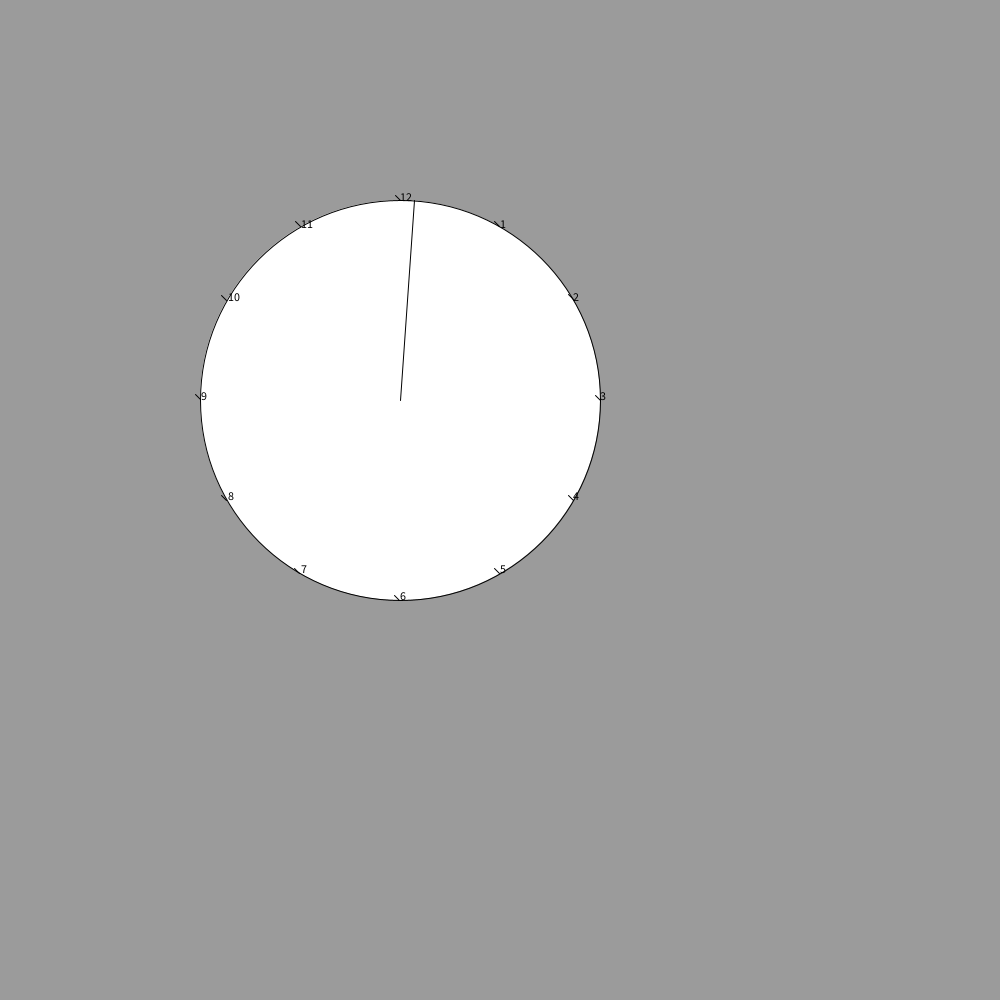
Frame 1 (no input)
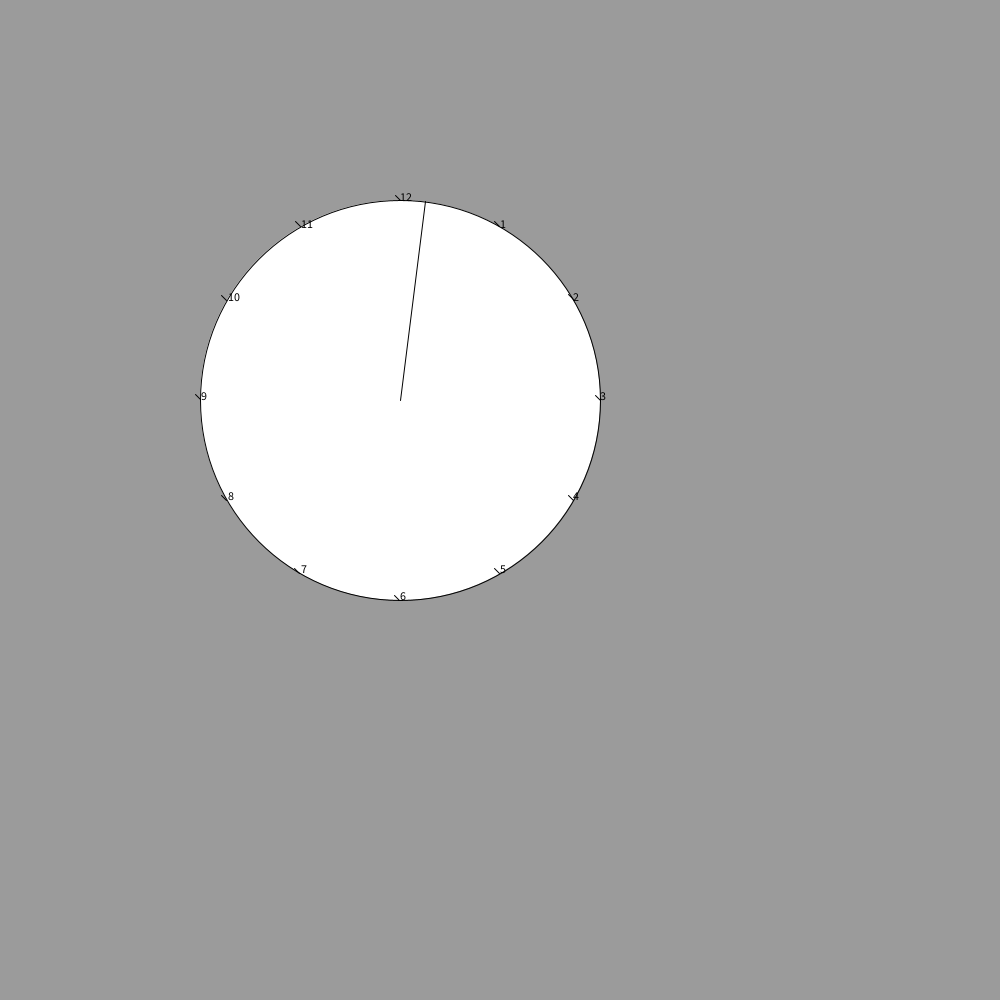
Frame 60 (the mouse pressed at the canvas centre just before this capture)
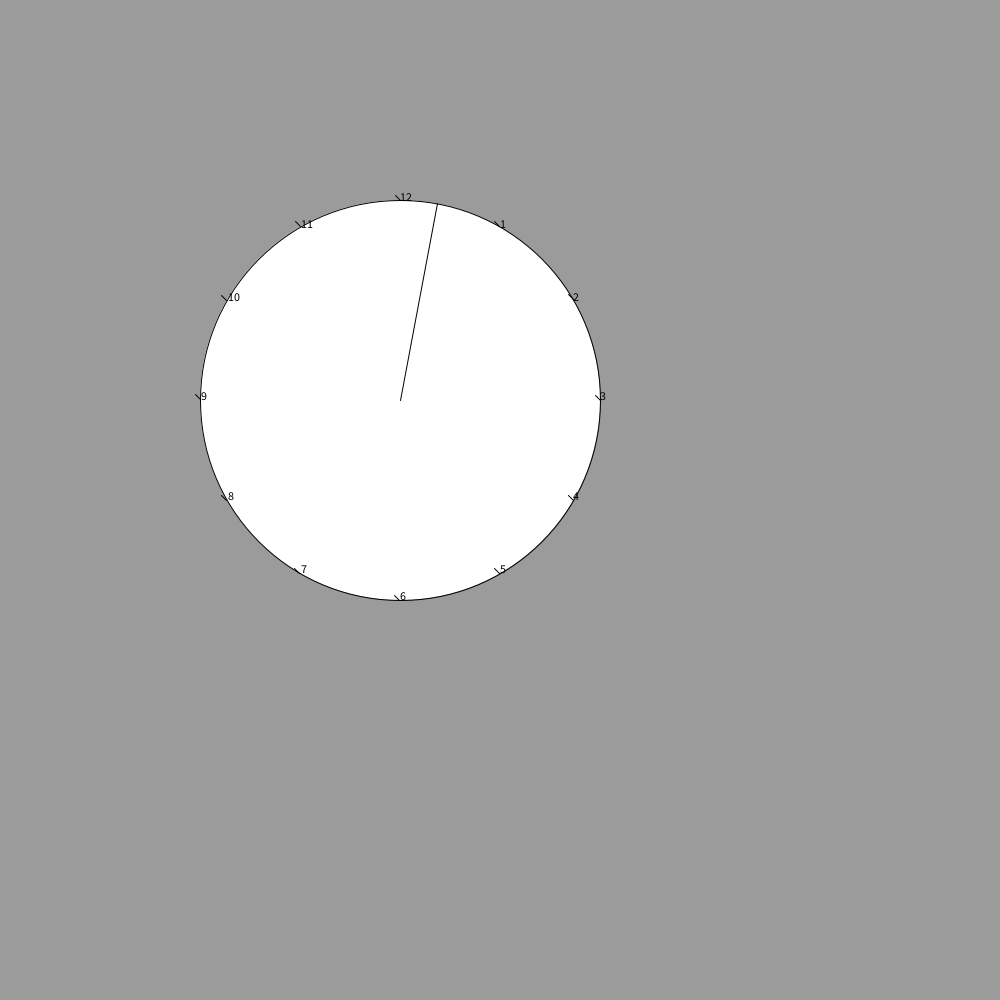
Frame 120 (the mouse held since frame 60 and released just before this capture)

The Processing sketch that drew these frames (run headless with seeded random() and noise(); from frame 60 on, the mouse is pressed at the canvas centre):

// Processing sketch: Ur
// ── Ur.pde
float urPoint1 = -1.5;
float urHastighed1 = 0.001;

void setup() {
size(1000, 1000);


  
}

void draw() {
background(155);
//uret virker desværre kun i center (0,0) men virker med variabel diameter og jeg flytter det med translate funktionen.
translate(400,400);
Clock c = new Clock(0,0,400);
c.displayClock();

}
public class Clock {  

  int xpos;
  int ypos;
  int diameter;
  
  public Clock(int xpos, int ypos, int diameter) {
    this.xpos = xpos;
    this.ypos = ypos;
    this.diameter = diameter;
    
  }

public void displayClock() {
  //lav selve den circkulære struktur.
  fill(255);
  
   circle(xpos, ypos, diameter);
   
  //lav den bevægelige viser.
  line(xpos, ypos, diameter/2*cos(urPoint1), diameter/2*sin(urPoint1));
   urPoint1 = urPoint1 + urHastighed1; 
  
  
  //indel uret op med 12 pladser, 360 grader delt med 12. dvs. incrementet skal være 30.
  int time = 3;
  for (int y = 0; y < 360; y = y + 30) {
    float vinkel = radians(y);
    line(diameter/2*cos(vinkel)-5, diameter/2*sin(vinkel)-5, diameter/2*cos(vinkel), diameter/2*sin(vinkel));
    
    //Laver pladser til tallene 1 til 12 på uret.
    fill(0);
    text(time, diameter/2*cos(vinkel), diameter/2*sin(vinkel));
    time = time + 1;
    if (time > 12) {
      time = 1;
    }
  }
  
}
}
